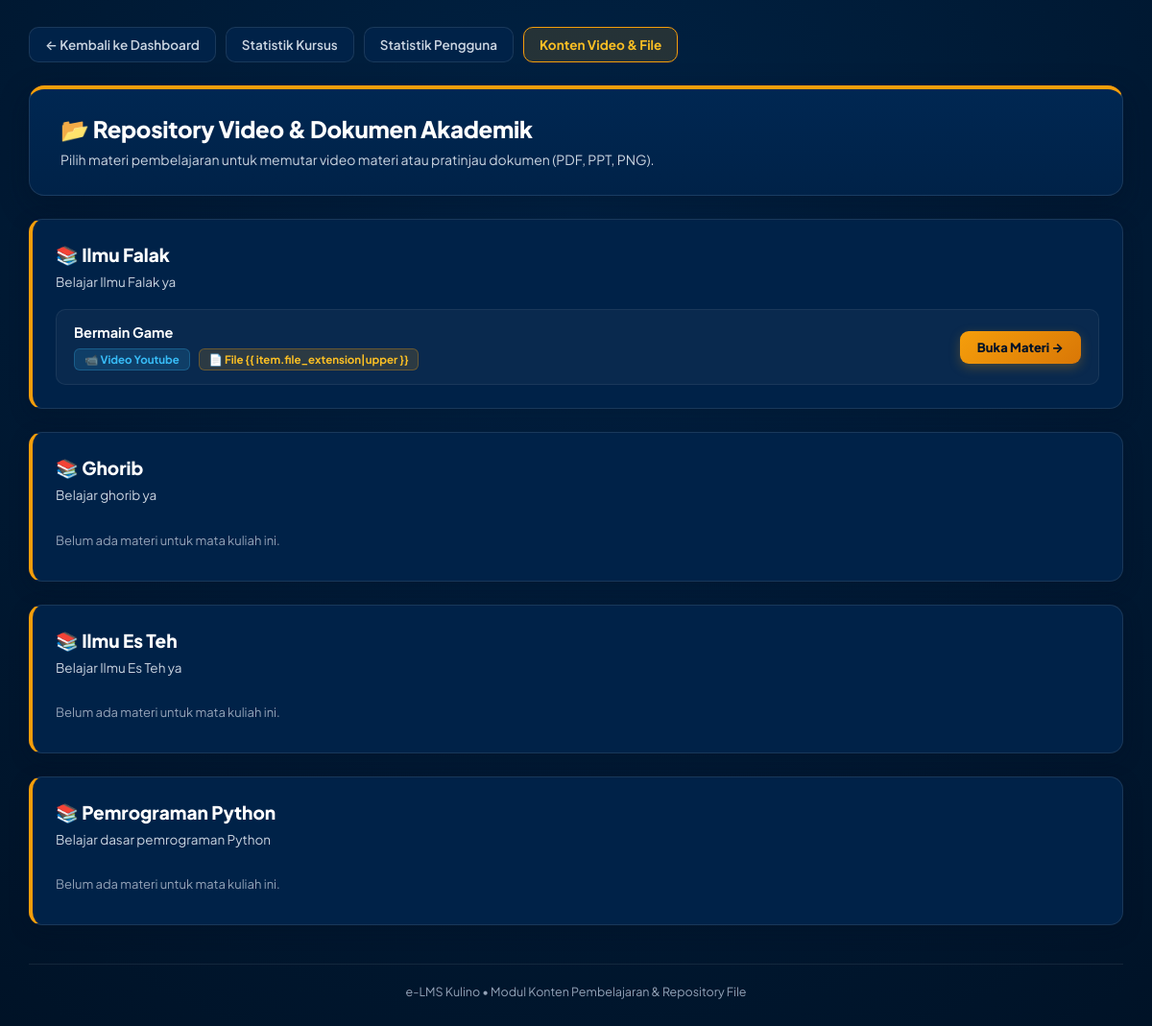
Page /konten/ on the earlier database version.
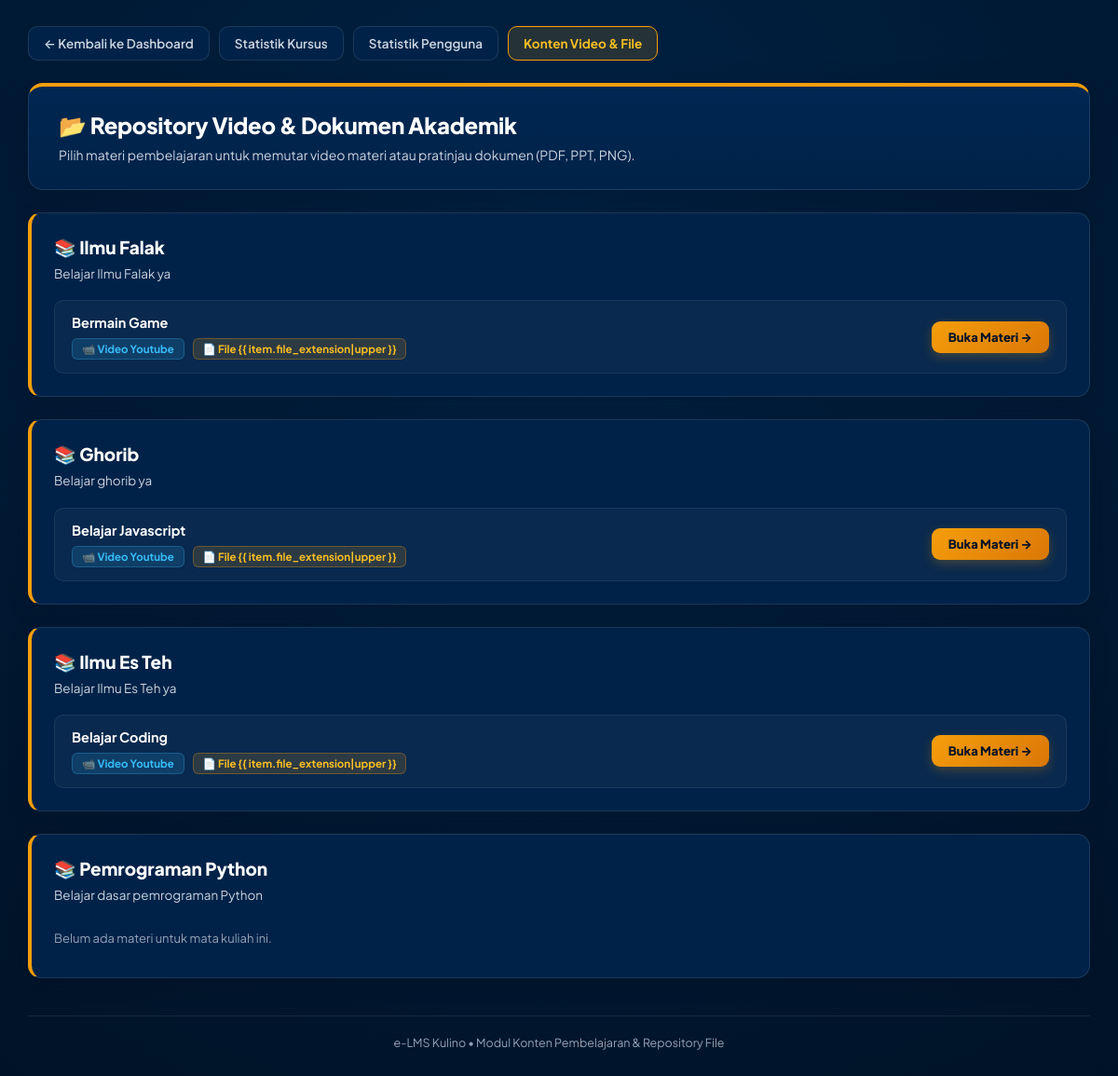
Same page on the later database version.
### core/models.py (models this page shows, shortened)
class Course(models.Model):
    name = models.CharField("nama matkul", max_length=100)
    description = models.TextField("deskripsi", default="-")
    price = models.IntegerField("harga", default=10000)
    image = models.ImageField("gambar", null=True, blank=True)
    teacher = models.ForeignKey(
        User, verbose_name="pengajar", on_delete=models.RESTRICT
    )
    created_at = models.DateTimeField(auto_now_add=True)
    updated_at = models.DateTimeField(auto_now=True)
    class Meta:
        verbose_name = "Mata Kuliah"
        verbose_name_plural = "Mata Kuliah"

class CourseContent(models.Model):
    name = models.CharField("judul konten", max_length=200)
    description = models.TextField("deskripsi", default="-")
    video_url = models.CharField("URL Video", max_length=200, null=True, blank=True)
    file_attachment = models.FileField("File", null=True, blank=True)
    course_id = models.ForeignKey(
        Course, verbose_name="matkul", on_delete=models.RESTRICT
    )
    parent_id = models.ForeignKey(
        "self", verbose_name="induk", on_delete=models.RESTRICT, null=True, blank=True
    )
    created_at = models.DateTimeField(auto_now_add=True)
    updated_at = models.DateTimeField(auto_now=True)
    class Meta:
        verbose_name = "Konten Matkul"
        verbose_name_plural = "Konten Matkul"

### core/views.py (the view)
# urls.py: path("konten/", views.content_list, name="content_list"),
def content_list(request):
    courses = Course.objects.prefetch_related("coursecontent_set").all()
    return render(request, "core/konten_list.html", {"courses": courses})

### core/templates/core/konten_list.html (shortened to what this page needs)
<!doctype html>
<html lang="id">
<head>
</head>
<body>
    <div class="wrapper">
        <nav class="top-nav">
            <div class="nav-links-left">
                <a href="/" class="btn-nav">
                    ← Kembali ke Dashboard
                </a>
                <a href="/statistik/" class="btn-nav">
                    Statistik Kursus
                </a>
                <a href="/statistik-pengguna/" class="btn-nav">
                    Statistik Pengguna
                </a>
                <a href="/konten/" class="btn-nav active">
                    Konten Video & File
                </a>
            </div>
        </nav>
        <header class="header-box">
            <h1>📂 Repository Video & Dokumen Akademik</h1>
            <p>Pilih materi pembelajaran untuk memutar video materi atau pratinjau dokumen (PDF, PPT, PNG).</p>
        </header>
        {% for course in courses %}
        <div class="course-card">
            <div class="course-title">📚 {{ course.name }}</div>
            <p class="course-desc">{{ course.description }}</p>
            {% for item in course.coursecontent_set.all %}
            <div class="content-item">
                <div>
                    <div class="item-title">{{ item.name }}</div>
                    <div>
                        {% if item.video_url %}<span class="badge-type">📹 Video Youtube</span>{% endif %}
                        {% if item.file_attachment %}<span class="badge-type badge-file">📄 File {{
                            item.file_extension|upper }}</span>{% endif %}
                    </div>
                </div>
                <a href="{% url 'content_detail' item.id %}" class="btn-view">Buka Materi &rarr;</a>
            </div>
            {% empty %}
            <div style="font-size:13px; color:var(--text-dim); padding:10px 0;">Belum ada materi untuk mata kuliah ini.
            </div>
            {% endfor %}
        </div>
        {% endfor %}
        <footer>
            e-LMS Kulino &bull; Modul Konten Pembelajaran & Repository File
        </footer>
    </div>
</body>
</html>

### core/templates/core/konten_list.html (style rules this page uses)
:root { --navy-deepest: #001226; --navy-deep: #001a36; --navy-main: #002752; --navy-card: #002248; --gold: #f59e0b; --gold-light: #fbbf24; --blue-sky: #38bdf8; --text-white: #ffffff; --text-muted: #cbd5e1; --text-dim: #94a3b8; --glass-bg: rgba(255, 255, 255, 0.04); --card-border: rgba(255, 255, 255, 0.1); }
* { box-sizing: border-box; margin: 0; padding: 0; }
body { font-family: 'Plus Jakarta Sans', system-ui, -apple-system, sans-serif; background: radial-gradient(circle at 50% 20%, #002244 0%, var(--navy-deepest) 100%); color: var(--text-white); -webkit-font-smoothing: antialiased; min-height: 100vh; padding: 28px 20px 60px; }
.wrapper { max-width: 1140px; margin: 0 auto; }
.top-nav { display: flex; justify-content: space-between; align-items: center; flex-wrap: wrap; gap: 14px; margin-bottom: 24px; }
.nav-links-left { display: flex; align-items: center; gap: 10px; flex-wrap: wrap; }
.btn-nav { display: inline-flex; align-items: center; gap: 8px; padding: 9px 16px; border-radius: 10px; background: var(--navy-card); border: 1px solid var(--card-border); color: var(--text-muted); text-decoration: none; font-size: 13.5px; font-weight: 600; transition: all 0.2s ease; }
.btn-nav.active { background: rgba(245, 158, 11, 0.15); border-color: var(--gold); color: var(--gold-light); font-weight: 700; }
.header-box { background: linear-gradient(180deg, var(--navy-main) 0%, var(--navy-card) 100%); border: 1px solid var(--card-border); border-top: 4px solid var(--gold); border-radius: 16px; padding: 26px 32px; margin-bottom: 24px; box-shadow: 0 10px 30px rgba(0, 15, 35, 0.4); }
.header-box h1 { font-size: 24px; font-weight: 800; color: #ffffff; letter-spacing: -0.3px; margin-bottom: 6px; }
.header-box p { color: var(--text-muted); font-size: 14px; line-height: 1.5; }
.course-card { background: var(--navy-card); border: 1px solid var(--card-border); border-left: 4px solid var(--gold); border-radius: 14px; padding: 24px; margin-bottom: 24px; box-shadow: 0 6px 20px rgba(0, 15, 35, 0.3); }
.course-title { font-size: 19px; font-weight: 800; color: #ffffff; margin-bottom: 6px; display: flex; align-items: center; gap: 8px; }
.course-desc { color: var(--text-muted); font-size: 13.5px; margin-bottom: 18px; line-height: 1.5; }
.content-item { display: flex; justify-content: space-between; align-items: center; background: rgba(255, 255, 255, 0.035); border: 1px solid rgba(255, 255, 255, 0.07); padding: 14px 18px; border-radius: 10px; margin-top: 12px; transition: all 0.2s ease; }
.item-title { font-weight: 700; font-size: 14.5px; color: #ffffff; margin-bottom: 4px; }
.badge-type { display: inline-flex; align-items: center; gap: 5px; font-size: 11.5px; font-weight: 700; padding: 3px 10px; border-radius: 6px; background: rgba(56, 189, 248, 0.15); color: var(--blue-sky); border: 1px solid rgba(56, 189, 248, 0.25); margin-top: 4px; margin-right: 6px; }
.badge-file { background: rgba(245, 158, 11, 0.15); color: var(--gold-light); border-color: rgba(245, 158, 11, 0.3); }
.btn-view { background: linear-gradient(135deg, var(--gold), #d97706); color: var(--navy-deepest); padding: 9px 18px; border-radius: 9px; text-decoration: none; font-weight: 800; font-size: 13px; display: inline-flex; align-items: center; gap: 6px; box-shadow: 0 4px 12px rgba(245, 158, 11, 0.25); transition: all 0.2s ease; }
footer { text-align: center; color: var(--text-dim); font-size: 12.5px; padding-top: 20px; border-top: 1px solid rgba(255, 255, 255, 0.08); margin-top: 40px; }

Differences in the rows shown:
shown differently, row unchanged: Course "Ghorib": no longer shows "Belum ada materi untuk mata kuliah ini."
added CourseContent: name "Belajar Javascript", shows "📹 Video Youtube", shows "📄 File {{ item.file_extension|upper }}", shown under Course "Ghorib"
shown differently, row unchanged: Course "Ilmu Es Teh": no longer shows "Belum ada materi untuk mata kuliah ini."
added CourseContent: name "Belajar Coding", shows "📹 Video Youtube", shows "📄 File {{ item.file_extension|upper }}", shown under Course "Ilmu Es Teh"
